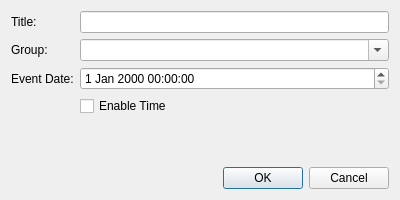
<?xml version="1.0" encoding="UTF-8"?>
<ui version="4.0">
 <class>EditTopicDialog</class>
 <widget class="QDialog" name="EditTopicDialog">
  <property name="geometry">
   <rect>
    <x>0</x>
    <y>0</y>
    <width>400</width>
    <height>200</height>
   </rect>
  </property>
  <property name="windowTitle">
   <string>Edit Topic</string>
  </property>
  <layout class="QVBoxLayout" name="verticalLayout">
   <item>
    <layout class="QFormLayout" name="formLayout">
     <item row="0" column="0">
      <widget class="QLabel" name="lblTitle">
       <property name="text">
        <string>Title:</string>
       </property>
      </widget>
     </item>
     <item row="0" column="1">
      <widget class="QLineEdit" name="txtEditTitle"/>
     </item>
     <item row="1" column="0">
      <widget class="QLabel" name="lblGroup">
       <property name="text">
        <string>Group:</string>
       </property>
      </widget>
     </item>
     <item row="1" column="1">
      <widget class="QComboBox" name="cboEditGroup">
       <property name="editable">
        <bool>true</bool>
       </property>
      </widget>
     </item>
     <item row="2" column="0">
      <widget class="QLabel" name="lblEventDate">
       <property name="text">
        <string>Event Date:</string>
       </property>
      </widget>
     </item>
     <item row="2" column="1">
      <widget class="QDateTimeEdit" name="dtEditEventDate"/>
     </item>
     <item row="3" column="1">
      <widget class="QCheckBox" name="chkEditEnableTime">
       <property name="text">
        <string>Enable Time</string>
       </property>
      </widget>
     </item>
    </layout>
   </item>
   <item>
    <widget class="QDialogButtonBox" name="buttonBox">
     <property name="orientation">
      <enum>Qt::Horizontal</enum>
     </property>
     <property name="standardButtons">
      <set>QDialogButtonBox::Cancel|QDialogButtonBox::Ok</set>
     </property>
    </widget>
   </item>
  </layout>
 </widget>
 <resources/>
 <connections>
  <connection>
   <sender>buttonBox</sender>
   <signal>accepted()</signal>
   <receiver>EditTopicDialog</receiver>
   <slot>accept()</slot>
   <hints>
    <hint type="sourcelabel">
     <x>248</x>
     <y>254</y>
    </hint>
    <hint type="destinationlabel">
     <x>157</x>
     <y>274</y>
    </hint>
   </hints>
  </connection>
  <connection>
   <sender>buttonBox</sender>
   <signal>rejected()</signal>
   <receiver>EditTopicDialog</receiver>
   <slot>reject()</slot>
   <hints>
    <hint type="sourcelabel">
     <x>316</x>
     <y>260</y>
    </hint>
    <hint type="destinationlabel">
     <x>286</x>
     <y>274</y>
    </hint>
   </hints>
  </connection>
 </connections>
</ui>
